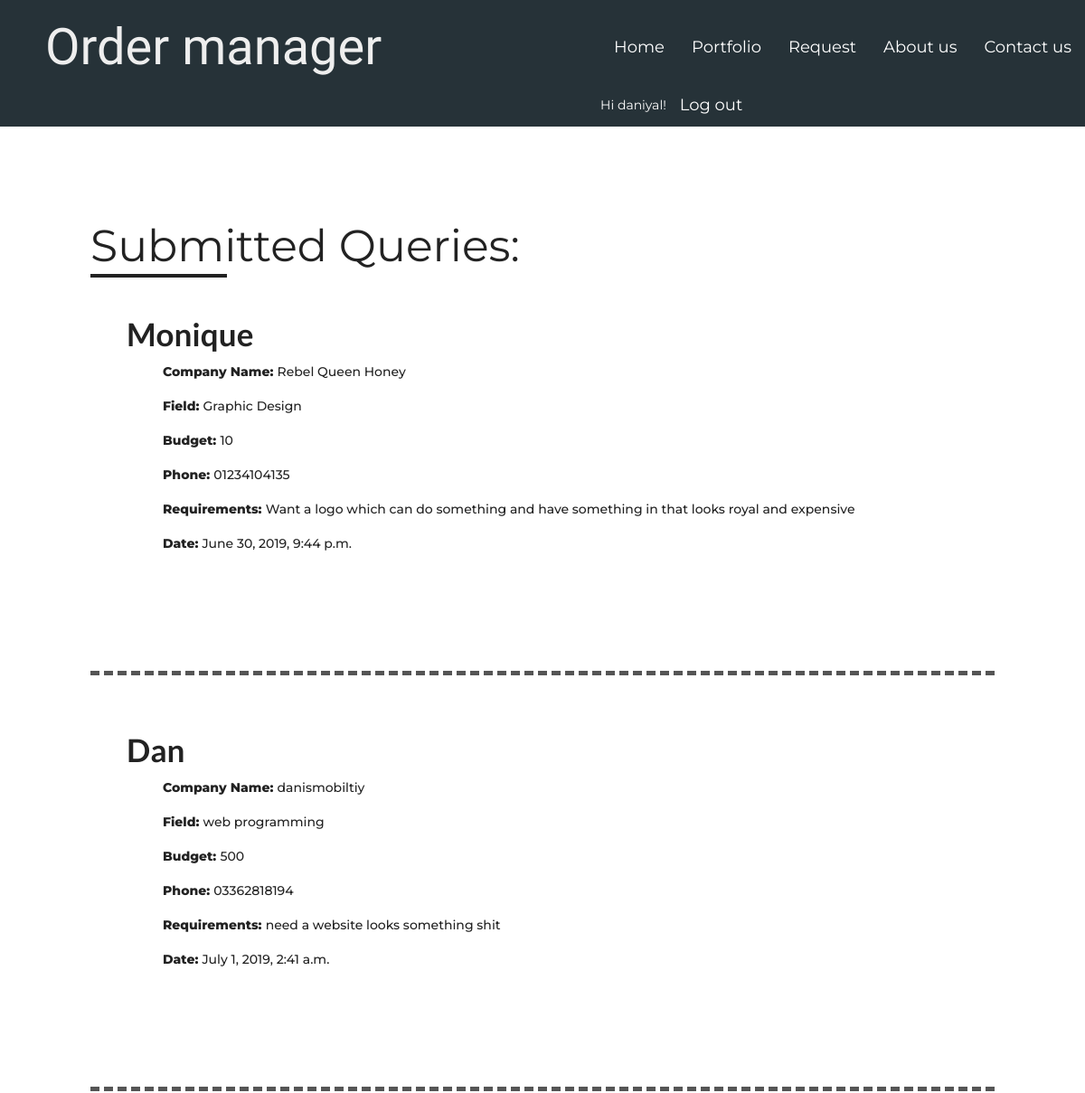
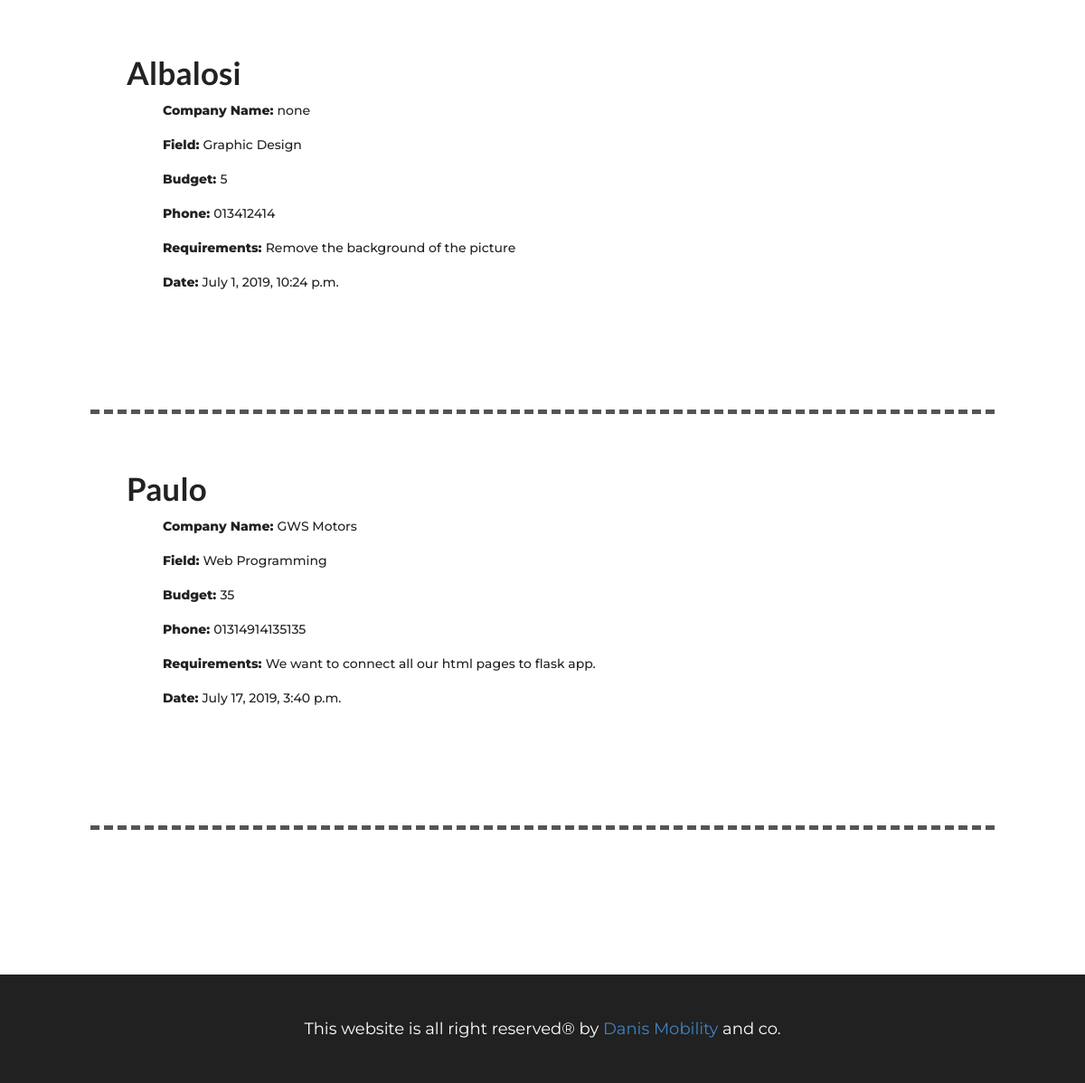
Page / (signed in) on the earlier database version (2 pictures, top to bottom).
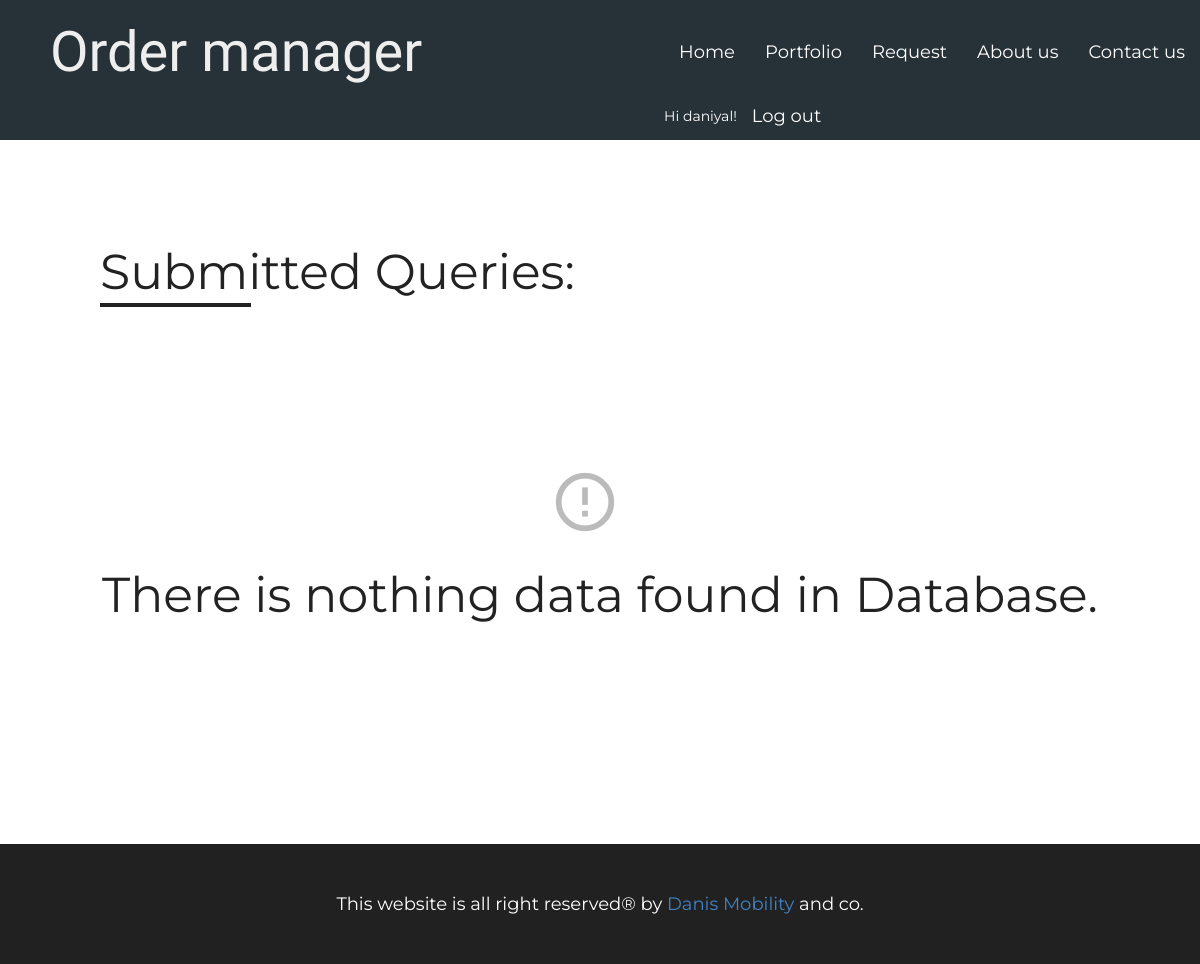
Same page on the later database version.
### contact/models.py (models this page shows, shortened)
class data(models.Model):
    name = models.CharField(max_length=64)
    company = models.CharField(max_length=100)
    field = models.CharField(max_length=64)
    budget = models.SmallIntegerField()
    phone = models.BigIntegerField()
    requirements = models.TextField()
    date = models.DateTimeField(auto_now_add=True)

### contact/views.py (the view)
# urls.py: path('',homeView.as_view(),name="home"),
class homeView(LoginRequiredMixin,ListView):
    model = data
    template_name = "list.html"
    context_object_name = 'datas'
    login_url = 'login'

### contact/templates/list.html (shortened to what this page needs)
{% extends 'base.html' %}
{% block body %}
    <h1 id="head">Submitted Queries:<hr></h1>
    {% for info in datas %}
    <ul id="section">
        <li><a href="{% url 'detail' info.pk %}"><h2> {{ info.name }}</h2></a></li>
        <li>Company Name: <a href="#">{{ info.company }}</a></li>
        <li>Field: <a href="#">{{ info.field }}</a></li>
        <li>Budget: <a href="#">{{ info.budget }}</a></li>
        <li>Phone: <a href="#">0{{ info.phone }}</a></li>
        <li>Requirements: <a href="#">{{ info.requirements }}</a></li>
        <li>Date: <a href="#">{{ info.date }}</a></li>
    </ul>
    {% empty %}
    <i id="entrynotfound" class="material-icons">error_outline</i>
    <h1 align="center" id="nothing">There is nothing data found in Database.</h1>
    {% endfor %}
{% endblock body %}

Differences in the rows shown:
removed data: name "Monique", company "Rebel Queen Honey", field "Graphic Design", budget "10", phone "1234104135", requirements "Want a logo which can do something and have something in that looks royal and expensive", date "June 30, 2019, 9:44 p.m."
removed data: name "Dan", company "danismobiltiy", field "web programming", budget "500", phone "3362818194", requirements "need a website looks something shit", date "July 1, 2019, 2:41 a.m."
removed data: name "Albalosi", company "none", field "Graphic Design", budget "5", phone "13412414", requirements "Remove the background of the picture", date "July 1, 2019, 10:24 p.m."
removed data: name "Paulo", company "GWS Motors", field "Web Programming", budget "35", phone "1314914135135", requirements "We want to connect all our html pages to flask app.", date "July 17, 2019, 3:40 p.m."
Other differences:
text now shown: "There is nothing data found in Database."
